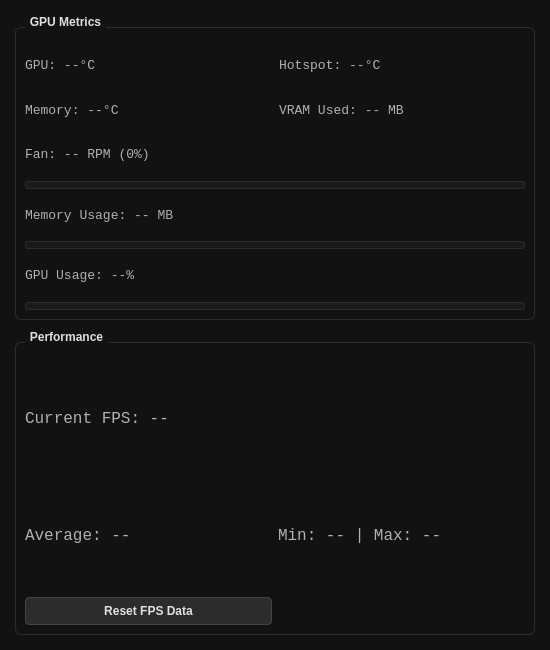
<?xml version="1.0" encoding="UTF-8"?>
<ui version="4.0">
 <class>GuiWindow</class>
 <widget class="QMainWindow" name="GuiWindow">
  <property name="geometry">
   <rect>
    <x>0</x>
    <y>0</y>
    <width>550</width>
    <height>650</height>
   </rect>
  </property>
  <property name="windowTitle">
   <string>AMD GPU Monitor</string>
  </property>
  <property name="styleSheet">
   <string notr="true">QMainWindow {
	background-color: #121212;
}
QGroupBox {
	font-weight: bold;
	color: #E0E0E0;
	border: 1px solid #2C2C2C;
	border-radius: 6px;
	margin-top: 12px;
	padding-top: 10px;
}
QGroupBox::title {
	subcontrol-origin: margin;
	subcontrol-position: top left;
	left: 10px;
	padding: 0 3px;
}
QLabel {
	color: #B0B0B0;
}
QProgressBar {
	border: 1px solid #2C2C2C;
	border-radius: 3px;
	background-color: #1A1A1A;
}
QProgressBar::chunk {
	background-color: #00E676; 
	width: 1px;
}
QProgressBar#gpuUsageProgressBar::chunk {
	background-color: #00ffff; 
}
QPushButton {
	background-color: #2C2C2C;
	color: #E0E0E0;
	border: 1px solid #444444;
	border-radius: 4px;
	padding: 6px 12px;
	font-weight: bold;
}
QPushButton:hover {
	background-color: #3D3D3D;
	border: 1px solid #EF5350; 
}
QPushButton:pressed {
	background-color: #1A1A1A;
}</string>
  </property>
  <widget class="QWidget" name="m_centralWidget">
   <layout class="QVBoxLayout" name="m_mainLayout">
    <property name="spacing">
     <number>10</number>
    </property>
    <property name="leftMargin">
     <number>15</number>
    </property>
    <property name="topMargin">
     <number>15</number>
    </property>
    <property name="rightMargin">
     <number>15</number>
    </property>
    <property name="bottomMargin">
     <number>15</number>
    </property>
    <item>
     <widget class="QGroupBox" name="m_hardwareGroup">
      <property name="title">
       <string>GPU Metrics</string>
      </property>
      <layout class="QGridLayout" name="hwLayout">
       <property name="spacing">
        <number>8</number>
       </property>
       <item row="0" column="0">
        <widget class="QLabel" name="m_gpuTempLabel">
         <property name="font">
          <font>
           <family>Consolas</family>
           <pointsize>10</pointsize>
          </font>
         </property>
         <property name="text">
          <string>GPU: --°C</string>
         </property>
        </widget>
       </item>
       <item row="0" column="1">
        <widget class="QLabel" name="m_hotspotTempLabel">
         <property name="font">
          <font>
           <family>Consolas</family>
           <pointsize>10</pointsize>
          </font>
         </property>
         <property name="text">
          <string>Hotspot: --°C</string>
         </property>
        </widget>
       </item>
       <item row="1" column="0">
        <widget class="QLabel" name="m_memTempLabel">
         <property name="font">
          <font>
           <family>Consolas</family>
           <pointsize>10</pointsize>
          </font>
         </property>
         <property name="text">
          <string>Memory: --°C</string>
         </property>
        </widget>
       </item>
       <item row="1" column="1">
        <widget class="QLabel" name="m_statusLabel">
         <property name="font">
          <font>
           <family>Consolas</family>
           <pointsize>10</pointsize>
          </font>
         </property>
         <property name="text">
          <string>VRAM Used: -- MB</string>
         </property>
        </widget>
       </item>
       <item row="2" column="0" colspan="2">
        <widget class="QLabel" name="m_fanLabel">
         <property name="font">
          <font>
           <family>Consolas</family>
           <pointsize>10</pointsize>
          </font>
         </property>
         <property name="text">
          <string>Fan: -- RPM (0%)</string>
         </property>
        </widget>
       </item>
       <item row="3" column="0" colspan="2">
        <widget class="QProgressBar" name="m_fanBar">
         <property name="maximumSize">
          <size>
           <width>16777215</width>
           <height>8</height>
          </size>
         </property>
         <property name="value">
          <number>0</number>
         </property>
         <property name="textVisible">
          <bool>false</bool>
         </property>
        </widget>
       </item>
       <item row="4" column="0" colspan="2">
        <widget class="QLabel" name="m_mempryLabel">
         <property name="font">
          <font>
           <family>Consolas</family>
           <pointsize>10</pointsize>
          </font>
         </property>
         <property name="text">
          <string>Memory Usage: -- MB</string>
         </property>
        </widget>
       </item>
       <item row="5" column="0" colspan="2">
        <widget class="QProgressBar" name="m_memoryBar">
         <property name="maximumSize">
          <size>
           <width>16777215</width>
           <height>8</height>
          </size>
         </property>
         <property name="value">
          <number>0</number>
         </property>
         <property name="textVisible">
          <bool>false</bool>
         </property>
        </widget>
       </item>
       <item row="6" column="0" colspan="2">
        <widget class="QLabel" name="m_gpuUsageLabel">
         <property name="font">
          <font>
           <family>Consolas</family>
           <pointsize>10</pointsize>
          </font>
         </property>
         <property name="text">
          <string>GPU Usage: --%</string>
         </property>
        </widget>
       </item>
       <item row="7" column="0" colspan="2">
        <widget class="QProgressBar" name="gpuUsageProgressBar">
         <property name="maximumSize">
          <size>
           <width>16777215</width>
           <height>8</height>
          </size>
         </property>
         <property name="value">
          <number>0</number>
         </property>
         <property name="textVisible">
          <bool>false</bool>
         </property>
        </widget>
       </item>
      </layout>
     </widget>
    </item>
    <item>
     <widget class="QGroupBox" name="m_fpsGroup">
      <property name="title">
       <string>Performance</string>
      </property>
      <layout class="QGridLayout" name="fpsLayout">
       <item row="0" column="0" colspan="2">
        <widget class="QLabel" name="m_instantFpsLabel">
         <property name="font">
          <font>
           <family>Consolas</family>
           <pointsize>12</pointsize>
          </font>
         </property>
         <property name="text">
          <string>Current FPS: --</string>
         </property>
        </widget>
       </item>
       <item row="1" column="0">
        <widget class="QLabel" name="m_avgFpsLabel">
         <property name="font">
          <font>
           <family>Consolas</family>
           <pointsize>12</pointsize>
          </font>
         </property>
         <property name="text">
          <string>Average: --</string>
         </property>
        </widget>
       </item>
       <item row="1" column="1">
        <widget class="QLabel" name="m_minMaxFpsLabel">
         <property name="font">
          <font>
           <family>Consolas</family>
           <pointsize>12</pointsize>
          </font>
         </property>
         <property name="text">
          <string>Min: -- | Max: --</string>
         </property>
        </widget>
       </item>
       <item row="2" column="0">
        <widget class="QPushButton" name="m_resetFpsButton">
         <property name="text">
          <string>Reset FPS Data</string>
         </property>
        </widget>
       </item>
      </layout>
     </widget>
    </item>
   </layout>
  </widget>
 </widget>
 <resources/>
 <connections/>
</ui>
